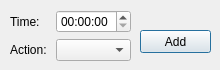
<?xml version="1.0" encoding="UTF-8"?>
<ui version="4.0">
 <class>AddEventForm</class>
 <widget class="QDialog" name="AddEventForm">
  <property name="geometry">
   <rect>
    <x>0</x>
    <y>0</y>
    <width>220</width>
    <height>70</height>
   </rect>
  </property>
  <property name="minimumSize">
   <size>
    <width>220</width>
    <height>70</height>
   </size>
  </property>
  <property name="maximumSize">
   <size>
    <width>220</width>
    <height>70</height>
   </size>
  </property>
  <property name="windowTitle">
   <string>New Event</string>
  </property>
  <widget class="QPushButton" name="addButton">
   <property name="geometry">
    <rect>
     <x>140</x>
     <y>30</y>
     <width>71</width>
     <height>23</height>
    </rect>
   </property>
   <property name="text">
    <string>Add</string>
   </property>
  </widget>
  <widget class="QWidget" name="formLayoutWidget">
   <property name="geometry">
    <rect>
     <x>10</x>
     <y>10</y>
     <width>121</width>
     <height>51</height>
    </rect>
   </property>
   <layout class="QFormLayout" name="formLayout">
    <item row="0" column="0">
     <widget class="QLabel" name="labelTime">
      <property name="text">
       <string>Time: </string>
      </property>
     </widget>
    </item>
    <item row="0" column="1">
     <widget class="QTimeEdit" name="timeEdit">
      <property name="displayFormat">
       <string>HH:mm:ss</string>
      </property>
     </widget>
    </item>
    <item row="1" column="0">
     <widget class="QLabel" name="labelAct">
      <property name="text">
       <string>Action: </string>
      </property>
     </widget>
    </item>
    <item row="1" column="1">
     <widget class="QComboBox" name="actTypeBox"/>
    </item>
   </layout>
  </widget>
 </widget>
 <resources/>
 <connections/>
</ui>
